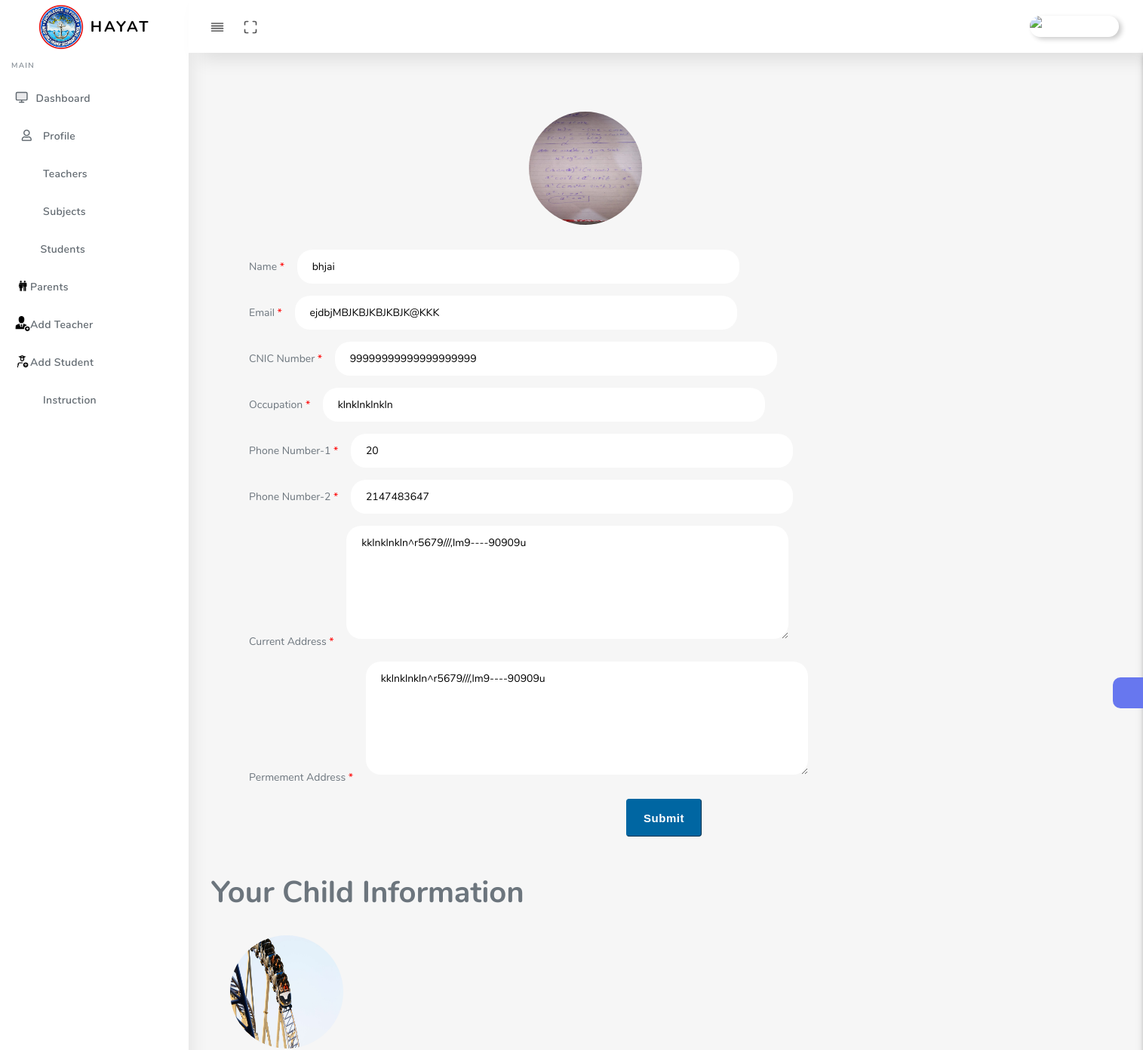
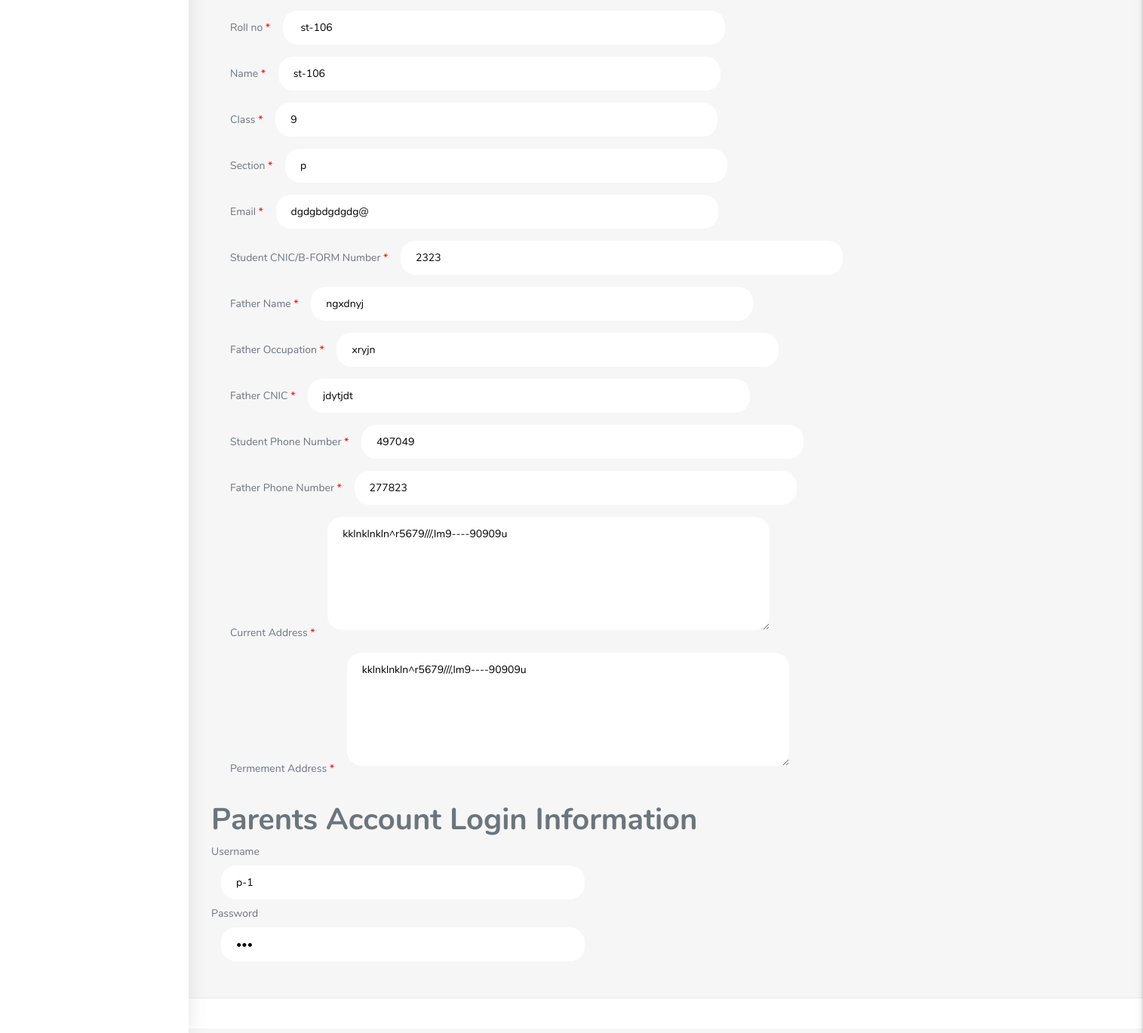
Screenshot of /admin/p_pro.php?s=1 with the database file from the repository (2 pictures, top to bottom).
### tables this page shows
CREATE TABLE `parents` (
  `parent_id` int(255) NOT NULL,
  `parent_name` varchar(30) NOT NULL,
  `cnic` varchar(20) NOT NULL,
  `occupation` varchar(20) NOT NULL,
  `st_name` varchar(50) NOT NULL,
  `roll_no` varchar(255) NOT NULL COMMENT 'connect with student',
  `relationship` text NOT NULL COMMENT 'relationship Child',
  `class` varchar(10) NOT NULL,
  `section` varchar(20) NOT NULL,
  `phone_1` int(20) NOT NULL,
  `phone_2` int(20) NOT NULL,
  `username` varchar(20) NOT NULL,
  `password` varchar(20) NOT NULL,
  `email` varchar(40) NOT NULL,
  `Address` varchar(100) NOT NULL,
  `p_Address` varchar(40) NOT NULL,
  `acc_approval` int(2) NOT NULL DEFAULT '0',
  `addedby` text NOT NULL,
  `user_image` varchar(255) NOT NULL,
  `online_status` bit(1) NOT NULL
);

CREATE TABLE `students` (
  `roll_no` varchar(255) NOT NULL COMMENT 'Roll Number of student',
  `name` varchar(50) NOT NULL DEFAULT 'Not Entered Yet',
  `class` varchar(10) NOT NULL,
  `section` varchar(20) NOT NULL,
  `email` varchar(80) NOT NULL DEFAULT 'Not Entered Yet',
  `st_cnic` varchar(30) NOT NULL,
  `st_phone` int(15) NOT NULL,
  `father_phone` int(15) NOT NULL,
  `username` varchar(20) NOT NULL,
  `password` varchar(30) NOT NULL,
  `address` varchar(100) NOT NULL,
  `p_address` varchar(255) NOT NULL COMMENT 'Permeant Address',
  `father_name` varchar(50) NOT NULL,
  `father_cnic` varchar(30) NOT NULL,
  `father_occupation` varchar(30) NOT NULL,
  `acc_approval` int(2) NOT NULL DEFAULT '0',
  `user_image` varchar(255) NOT NULL DEFAULT '0',
  `online_status` bit(1) NOT NULL DEFAULT b'0',
  `profile_lock` int(2) NOT NULL,
  `addedby` text NOT NULL
);

### admin/p_pro.php (the view, shortened to what this page needs)
<?php
include '../connection/config.php';
$id = $_SESSION["id"];
$p_id = $_GET['s'];
$sql_st = "SELECT * FROM `parents` where parent_id = '$p_id'";
$result_st = mysqli_query($conn,$sql_st);
while($row_p = mysqli_fetch_assoc($result_st)){
  $name = $row_p['parent_name'];
  $email_p = $row_p['email'];
  $address_p = $row_p['Address'];
  $paddress_p = $row_p['p_Address'];
  $phone_1_p = $row_p['phone_1'];
  $phone_2_p = $row_p['phone_2'];
  $p_cnic = $row_p['cnic'];
  $occ_p = $row_p['occupation'];
  $username_p = $row_p['username'];
  $pass_p = $row_p['password'];
  $roll_no_st = $row_p['roll_no'];
  $user_image_p = $row_p['user_image'];
}
$sql_t = "SELECT s.class,s.roll_no,s.father_phone,s.father_cnic,s.father_occupation,s.father_name,s.name as st_name,s.section,s.st_cnic,
s.address,s.p_address,s.st_phone,s.user_image,p.parent_name,p.st_name,p.st_name,p.class,p.phone_1,p.phone_2,p.email as p_email,s.email as st_email
FROM
parents p JOIN students s
on p.roll_no = s.roll_no
WHERE p.roll_no = '$roll_no_st'";
$result_t = mysqli_query($conn,$sql_t);
while($row = mysqli_fetch_assoc($result_t)){
        $roll_no_st = $row['roll_no'];
        $name_st = $row['st_name'];
        $class_st =  $row['class'];
        $sec =  $row['section'];
        $email_st = $row['st_email'];
        $st_cnic =  $row['st_cnic'];
        $fname =  $row['father_name'];
        $st_f_occ =  $row['father_occupation'];
        $father_cnic =  $row['father_cnic'];
        $st_phone =  $row['st_phone'];
        $father_phone =  $row['father_phone'];
        $st_address =  $row['address'];
        $st_paddress =  $row['p_address'];
        $user_image_st =  $row['user_image'];
}
$sql_img = "select user_image from admin where s_no ='$id' and user_image = '0'";
$conn_img = mysqli_query($conn,$sql_img);
$p_img= mysqli_num_rows($conn_img);
?>
<!DOCTYPE html>
<html lang="en">
<head>
  <link rel="stylesheet" href="assets/css/app.min.css">
  <link rel="stylesheet" href="assets/css/style.css">
  <link rel="stylesheet" href="assets/css/components.css">
  <link rel="stylesheet" href="assets/css/custom.css">
</head>
<body>
  <div id="app">
    <div class="main-wrapper main-wrapper-1">
      <div class="navbar-bg"></div>
      <nav class="navbar navbar-expand-lg main-navbar sticky">
        <div class="form-inline mr-auto">
          <ul class="navbar-nav mr-3">
            <li><a href="#" data-toggle="sidebar" class="nav-link nav-link-lg
									collapse-btn"> <i data-feather="align-justify"></i></a></li>
            <li><a href="#" class="nav-link nav-link-lg fullscreen-btn">
                <i data-feather="maximize"></i>
              </a></li>
          </ul>
        </div>
        <ul class="navbar-nav navbar-right">
          <li class="dropdown"><a href="#" data-toggle="dropdown"
              class="nav-link dropdown-toggle nav-link-lg nav-link-user">
<?php
    if($p_img == 1){
      echo  "<img id='profileImage' src=' assets/img/parent.jfif' alt='Please Uploaded Photo'>";
}else{
   echo  "<img id='profileImage' src='$uimg' class='user-img-radious-style' alt='Uploaded Photo'>";
}
?>
      <span class="d-sm-none d-lg-inline-block"></span></a>
          </li>
        </ul>
      </nav>
      <div class="main-sidebar sidebar-style-2">
        <aside id="sidebar-wrapper">
          <div class="sidebar-brand">
            <a href="dashboard.php"> <img alt="image" src="../assets/images/logo.jpg" id="logo_header" class="header-logo" /> <span
                class="logo-name">HAYAT</span>
            </a>
          </div>
          <ul class="sidebar-menu">
            <li class="menu-header">Main</li>
            <li class="dropdown">
              <a href="dashboard.php" class="nav-link"><i data-feather="monitor"></i><span>Dashboard</span></a>
            </li>
            <li class="dropdown">
              <a href="profile.php" class="nav-link"><i class="far fa-user"></i><span>Profile</span></a>
            </li>
            <li class="dropdown">
              <a href="teacher.php" class="nav-link"><i class="fas fa-chalkboard-teacher"></i><span>Teachers</span></a>
            </li>
            <li class="dropdown">
              <a href="addsub.php" class="nav-link"><i class="fas fa-award"></i></i><span>Subjects</span></a>
            </li>
            <li class="dropdown">
              <a href="st.php" class="nav-link"><i class="fa fa-graduation-cap" aria-hidden="true"></i><span>Students</span></a>
            </li>
            <li class="dropdown">
              <a href="pt.php" class="nav-link"><img id="img_icon" src="assets/img/parenticon.png"><span>Parents</span></a>
            </li>
            <li class="dropdown">
              <a href="add_t.php" class="nav-link"><img id="img_icon" src="assets/img/add_teacher.png"><span>Add Teacher</span></a>
            </li>
            <li class="dropdown">
              <a href="add_st.php" class="nav-link"><img id="img_icon" src="assets/img/add_st.png"><span>Add Student</span></a>
            </li>
            <li class="dropdown">
              <a href="instruction.php" class="nav-link"><i class="fas fa-book-open"></i><span>Instruction</span></a>
            </li>
          </ul>
        </aside>
      </div>
      <div class="main-content">
        <section class="section">
          <div class="section-body">
    <div class="info">
    <div class="profile_pic">
<img src="<?php echo $user_image_p;?>"  id='profile_image' alt="Not uploaded">
    </div>
    <div class="info of Parent">
    <form method="post">
    <label>
    Name
    <span id="req">*</span>
    </label>
    <input type="text" name="p_name" id="" class="data_st" value="<?php echo $name;?>" placeholder="Enter Name" readonly> <br>
    <label>
    Email
    <span id="req">*</span>
    </label>
    <input type="text" name="p_email" id="" class="data_st" value="<?php echo $email_p;?>" placeholder="Enter Email" readonly> <br>
    <label>
    CNIC Number
    <span id="req">*</span>
    </label>
    <input type="text" name="p_cnic" id="" class="data_st" value="<?php echo $p_cnic;?>" placeholder="Enter CNIC" readonly> <br>
    <label>
    Occupation
    <span id="req">*</span>
    </label>
    <input type="text" name="p_occ" id="" class="data_st" value="<?php echo $occ_p;?>" placeholder="Enter Father Occupation" readonly> <br>
    <label>
    Phone Number-1
    <span id="req">*</span>
    </label>
    <input type="text" name="f_phone" id="" class="data_st" value="<?php echo $phone_1_p;?>" placeholder="Enter Phone Number-1" readonly> <br>
    <label>
    Phone Number-2
    <span id="req">*</span>
    </label>
    <input type="text" name="f_phone_2" id="" class="data_st" value="<?php echo $phone_2_p;?>" placeholder="Enter Phone Number-2" readonly> <br>
    <label>
    Current Address
    <span id="req">*</span>
    </label>
    <textarea id="address" class="data_st" name="address" rows="6" cols="50" readonly>
    <?php echo $address_p;?>
    </textarea>
    <br>
    <label>
    Permement Address
    <span id="req">*</span>
    </label>
    <textarea id="address" class="data_st" name="p_address" rows="6" cols="50" readonly>
    <?php echo $paddress_p;?>
    </textarea>
    <br>
    <input type="submit" value="Submit" class="btn" name="submit_profile_info" readonly>
    </form>
    </div>
</div>
<h1>Your Child Information</h1>
    <div class="info of student">
<div class="profile_pic_st">
<h4 style="color:red"><img src='<?php echo $user_image_st;?>' id='profile_image' alt='Photo Not Uploaded Yet By Your child'></h4>
</div>
    <label>
    Roll no
    <span id="req">*</span>
    </label>
    <input type="text" name="roll_no" id="" class="data_st" value=" <?php echo $roll_no_st;?>" placeholder="Enter Roll NO" readonly> <br>
    <label>
    Name
    <span id="req">*</span>
    </label>
    <input type="text" name="name" id="" class="data_st" value="<?php echo $name_st;?>" placeholder="Enter Name" readonly> <br>
    <label>
    Class
    <span id="req">*</span>
    </label>
    <input type="text" name="class" id="" class="data_st" value="<?php echo $class_st;?>" placeholder="Enter class" readonly> <br>
    <label>
    Section
    <span id="req">*</span>
    </label>
    <input type="text" name="section" id="" class="data_st" value="<?php echo $sec;?>" placeholder="Enter Section"  readonlyreadonly> <br>
    <label>
    Email
    <span id="req">*</span>
    </label>
    <input type="text" name="email" id="" class="data_st" value="<?php echo $email_st;?>" placeholder="Enter Email" readonly> <br>
    <label>
    Student CNIC/B-FORM Number
    <span id="req">*</span>
    </label>
    <input type="text" name="st_cnic" id="" class="data_st" value="<?php echo $st_cnic;?>" placeholder="Enter Student CNIC" readonly> <br>
    <label>
    Father Name
    <span id="req">*</span>
    </label>
    <input type="text" name="fname" id="" class="data_st" value="<?php echo $fname;?>" placeholder="Enter Father Name" readonly> <br>
    <label>
    Father Occupation
    <span id="req">*</span>
    </label>
    <input type="text" name="st_f_occ" id="" class="data_st" value="<?php echo $st_f_occ;?>" placeholder="Enter Father Occupation" readonly> <br>
    <label>
    Father CNIC
    <span id="req">*</span>
    </label>
    <input type="text" name="f_cnic" id="" class="data_st" value="<?php echo $father_cnic;?>" placeholder="Enter Father CNIC" readonly> <br>
    <label>
    Student Phone Number
    <span id="req">*</span>
    </label>
    <input type="text" name="st_phone" id="" class="data_st" value="<?php echo $st_phone;?>" placeholder="Enter Student Phone Number" readonly> <br>
    <label>
    Father Phone Number
    <span id="req">*</span>
    </label>
    <input type="text" name="f_phone" id="" class="data_st" value="<?php echo $father_phone;?>" placeholder="Enter Father Number" readonly> <br>
    <label>
    Current Address
    <span id="req">*</span>
    </label>
    <textarea id="address" class="data_st" name="address" rows="6" cols="50" readonly>
    <?php echo $st_address;?>
    </textarea>
    <br>
    <label>
    Permement Address
    <span id="req">*</span>
    </label>
    <textarea id="address" class="data_st" name="p_address" rows="6" cols="50" readonly>
    <?php echo $st_paddress;?>
    </textarea>
    <br>
    </div>
</div>
<div class="registration">
  <h1>Parents Account Login Information</h1>
Username <br>
<input type="text" class="data_st" id="" value="<?php echo $username_p; ?>" readonly> <br>
Password <br>
<input type="password" class="data_st" id="" value="<?php echo $pass_p; ?>" readonly> <br>
</div>
          </div>
        <div class="settingSidebar">
          <a href="javascript:void(0)" class="settingPanelToggle"> <i class="fa fa-spin fa-cog"></i>
          </a>
        </div>
      </div>
      <footer class="main-footer">
      </footer>
    </div>
</body>
</html>

### admin/p_pro.php (style rules this page uses)
#logo_header { width: 60px; height: 60px; }
#profileImage { width: 50px; height: 50px; border-radius: 30px; box-shadow: 4px 3px 6px 0 rgb(0 0 0 / 20%); }
#req { color: red; }
.data_st { width: 40%; padding: 12px 20px; margin: 8px 0; margin-left: 13px; border-width:0px; border:none; outline-style: 1px solid #eee; border-radius: 20px; }
.info { width: 100vw; padding: 25px; }
.btn { background: #0066A2; color: white; border-style: outset; border-color: #0066A2; height: 50px; width: 100px; font: bold 15px arial, sans-serif; text-shadow:none; margin-top: 10px; margin-left: 500px; }
.profile_pic { width: 100vw; padding-left: 27%; }
#profile_image { width: 150px; height: 150px; border-radius: 130px; }
#img_icon { width: 20px; height: 20px; }

### rows the page displays
parents: user_image (picture), p_name "bhjai", p_email "ejdbjMBJKBJKBJKBJK@KKK", p_cnic "99999999999999999999", p_occ "klnklnklnkln", f_phone "20", f_phone_2 "2147483647", address "kklnklnkln^r5679///,lm9----90909u", p_address "kklnklnkln^r5679///,lm9----90909u", students.user_image (picture), roll_no "st-106", name "st-106", class "9", section "p", email "dgdgbdgdgdg@", st_cnic "2323", fname "ngxdnyj", st_f_occ "xryjn", f_cnic "jdytjdt", st_phone "497049", f_phone "277823", username "p-1"
